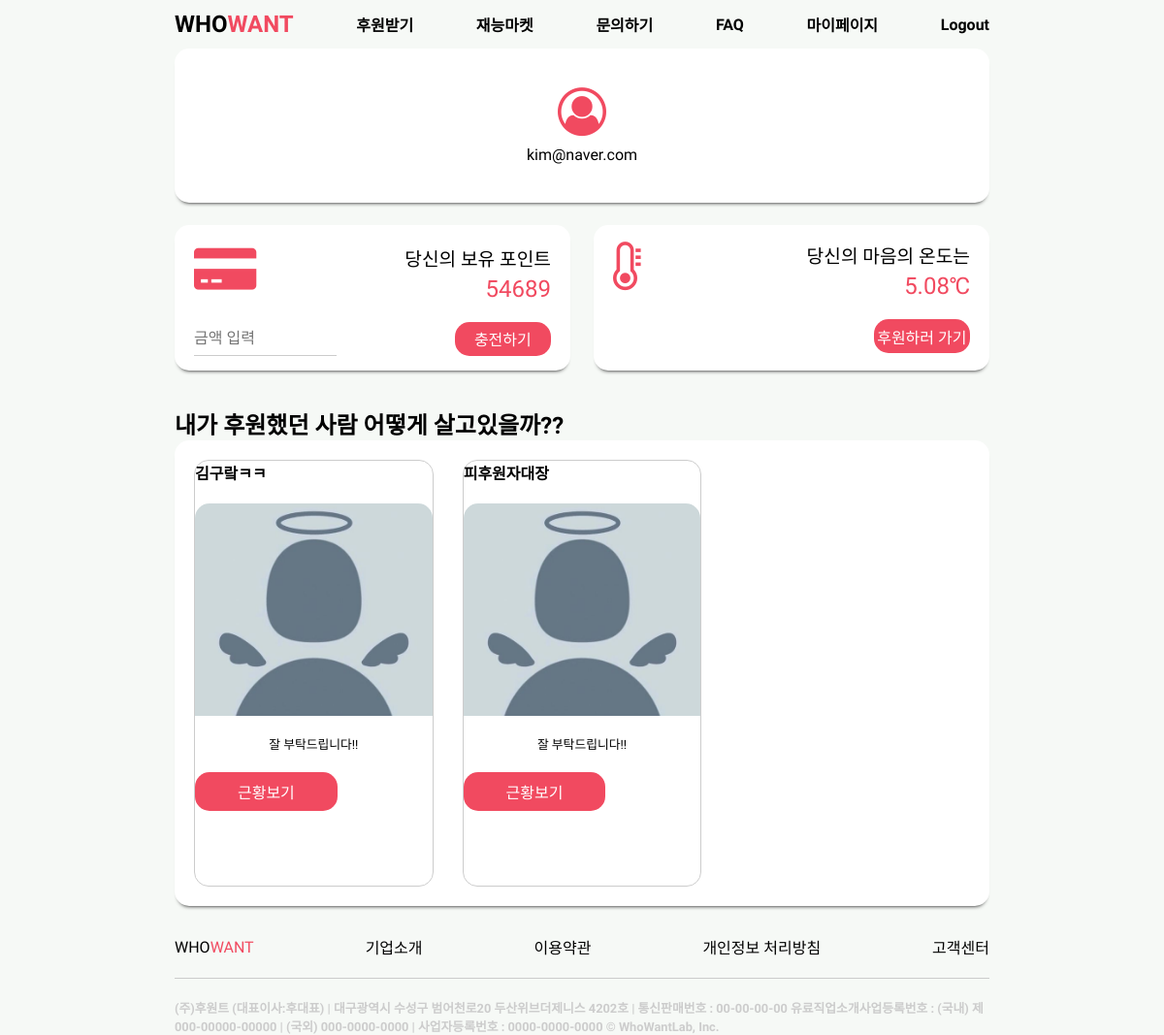
The page /mypage (signed in) on the database its author committed.
### user_info/models.py (models this page shows, shortened)
class CustomUser(AbstractUser):
    username = None
    email = models.EmailField(_('email address'), unique=True)
    USERNAME_FIELD = 'email'
    REQUIRED_FIELDS = []
    objects = CustomUserManager()
    def __str__(self):
        return self.email

class UserInfo(models.Model):
    user_nickname = models.CharField(null=True, max_length=10)
    user_email = models.CharField(null=True, max_length = 30)
    user_phone = models.CharField(null=True, max_length = 30)
    user_image = models.ImageField(upload_to='userinfo/', default="static/profileimage.jpg")
    user_name = models.CharField(null=True, max_length = 20)
    user_account_name = models.CharField(null=True, max_length = 20)
    user_account = models.CharField(null=True, max_length = 30)
    user_totalcash = models.IntegerField(null=True, default=0)
    user_description = models.TextField(default="잘 부탁드립니다!!")
    user_totaldonate = models.IntegerField(default=0, null=True)
    cash = models.IntegerField(null=True, default=0)
    qua = models.CharField(null=True, max_length = 30, blank=True)

### user_info/views.py (the view, shortened to what this page needs)
# urls.py: path('mypage', views.mypage, name = 'mypage'),
def mypage(request):
    if not request.user.is_authenticated:
        msg = "Do Login"
        return render(request, "mypage.html", {'msg':msg})
    user = CustomUser.objects.get(email=request.user.email)
    userinfo = UserInfo.objects.get(user_email=user)
    my_donate_relation = whodonate.objects.filter(whogivemoney=request.user.email)
    mdr = my_donate_relation.values_list('whogetmoney', flat=True).distinct()
    my_receiver = []
    msg = ""
    for m in mdr:
        my_receiver.append(UserInfo.objects.get(user_email=m))
    if userinfo.qua == "yes":
        return redirect('user_info:sponserpage')
    return render(request, 'mypage.html', {"money" : userinfo.cash,"success":msg ,'receivers':my_receiver ,"temperature" : str(round(0.1 * (userinfo.user_totaldonate / 1000),2))})

### user_info/templates/mypage.html (shortened to what this page needs)
<!doctype html>
{% load static %}
<html lang="kor">
<head>
    <link rel="stylesheet" type="text/css" href="{% static 'mypage.css' %}">
    <link rel="stylesheet" href="https://maxcdn.bootstrapcdn.com/font-awesome/4.7.0/css/font-awesome.min.css">
    <link rel="stylesheet" href="https://unpkg.com/swiper/swiper-bundle.min.css"/>
</head>
<body>
<div class="header">
    <ul>
        <li><a href="{% url 'user_info:home' %}" class="logo">WHO<span>WANT</span></a></li>
        <li><a href="{% url 'list:helpWrite' %}" class="navItem">후원받기</a></li>
        <li><a href="{% url 'market:market_view' %}" class="navItem">재능마켓</a></li>
        <li><a href="{% url 'inquiry:CS' %}" class="navItem">문의하기</a></li>
        <li><a href="{% url 'inquiry:FAQ' %}" class="navItem">FAQ</a></li>
        <li><a href="{% url 'user_info:mypage' %}" class="navItem">마이페이지</a></li>
        {% if not user.is_authenticated %}
            <li><a href="{% url 'user_info:login_view' %} " class="navItem">Login</a></li>
        {% else %}
            <li><a href="{% url 'user_info:logout_view' %}" class="navItem">Logout</a></li>
        {% endif %}
    </ul>
</div>
<div class="contentBox">
    <div class="userProfile">
        <i class="fa fa-user-circle-o" aria-hidden="true"></i>
        <h3>{{request.user.email}}</h3>
    </div>
    <div class="horizontalBox">
        <div class="pointBox">
            <div class="titleBox">
                <i class="fa fa-credit-card-alt" aria-hidden="true"></i>
                <div class="titleText">
                    <h2>당신의 보유 포인트</h2>
                    {% if money is 0 %}
                        <h3>금액이 하나도 없어요!</h3>
                    {% else %}
                        <h3>{{money}}</h3>
                    {% endif %}
                </div>
            </div>
        <form action = "{% url 'user_info:mypage' %}" method="POST" >
            <div class="inputArea">
                <input type="number" placeholder="금액 입력" name = "mine" class="pointInput">
                <button input="submit">충전하기</button>
            </div>
        </form>
        </div>
        <div class="tempBox">
            <div class="titleBox">
                <i class="fa fa-thermometer-empty" aria-hidden="true"></i>
                <div class="titleText">
                    <h2>당신의 마음의 온도는 </h2>
                    <h3>{{temperature}}℃</h3>
                </div>
            </div>
            <div class="inputArea">
                <button type="button">후원하러 가기</button>
            </div>
        </div>
    </div>
    <h2>내가 후원했던 사람 어떻게 살고있을까??</h2>
    <div class="donateList">
        <div class="swiper-container mySwiper">
            <div class="swiper-wrapper">
            {% for receiver in receivers %}
                <div class="swiper-slide">
                    <h2>{{receiver.user_nickname}}</h2>
                    <img src="{{receiver.user_image.url}}">
                    <h3>{{receiver.user_description}}</h3>
                    <button type="button" onclick="location.href = '{% url 'user_info:recentView' receiver.user_email %}'">근황보기</button>
                </div>
            {% endfor %}
            </div>
        </div>
    </div>
</div>
<div class="footer">
    <ul>
        <li><a href="#" class="logo">WHO<span>WANT</span></a></li>
        <li><a href="#" class="navItem">기업소개</a></li>
        <li><a href="#" class="navItem">이용약관</a></li>
        <li><a href="#" class="navItem">개인정보 처리방침</a></li>
        <li><a href="#" class="navItem">고객센터</a></li>
    </ul>
    <span class="line"></span>
    <h2>(주)후원트 (대표이사:후대표) | 대구광역시 수성구 범어천로20 두산위브더제니스 4202호 | 통신판매번호 : 00-00-00-00
        유료직업소개사업등록번호 : (국내) 제000-00000-00000 | (국외) 000-0000-0000 | 사업자등록번호 : 0000-0000-0000
        © WhoWantLab, Inc.</h2>
</div>
</body>

### static/mypage.css (style rules this page uses)
* { padding: 0; margin: 0; box-sizing: border-box; font-family: 'Nanum Gothic', sans-serif; }
body { display: flex; flex-direction: column; align-items: center; min-height: 100vh; width: 100vw; background: #f6f9f6; }
.header { width: 70vw; height: 50px; }
.header ul { width: 100%; height: 100%; list-style: none; display: flex; justify-content: space-between; align-items: center; }
.header ul li a { text-decoration: none; color: black; }
.header .logo { font-size: 1.5em; font-weight: 800; }
.header ul li a span { color: #f14a60; }
.header .navItem { font-size: 1em; font-weight: 700; }
.userProfile { width: 70vw; height: 159px; display: flex; flex-direction: column; padding: 20px; background: white; border-radius: 15px; align-items: center; justify-content: center; box-shadow: 0 4px 4px -4px black; margin-bottom: 30px; }
i { margin: 0 0 10px 0 !important; }
i::before { color: #f14a60; font-size: 50px; }
.userProfile h3 { font-size: 1em; font-weight: 400; }
.horizontalBox { width: 70vw; height: 150px; display: flex; flex-direction: row; justify-content: space-between; align-items: center; margin-bottom: 30px; }
.pointBox { width: 34vw; height: 100%; display: flex; flex-direction: column; padding: 20px; background: white; border-radius: 15px; align-items: center; box-shadow: 0 4px 4px -4px black; margin-bottom: 15px; }
.titleBox { width: 100%; display: flex; flex-direction: row; justify-content: space-between; }
i { margin: 0 20px 0 0; }
.titleText { display: flex; flex-direction: column; margin-bottom: 20px; align-items: flex-end; }
.titleText h2 { font-size: 1.2em; font-weight: 400; margin-bottom: 4px; }
.titleText h3 { font-size: 1.5em; font-weight: 400; color: #f14a60; }
.pointBox .inputArea { display: flex; flex-direction: row; width: 100%; justify-content: space-between; }
.pointBox form { width: 100%; }
.tempBox .inputArea { display: flex; flex-direction: row; width: 100%; justify-content: flex-end; }
.inputArea input[type="number"] { border-bottom: #cccccc 1px solid; border-left: medium none; border-right: medium none; border-top: medium none; justify-content: center; align-items: center; font-size: 1em; width: 40%; }
.inputArea button { width: 27%; height: 35px; background: #f14a60; border-radius: 15px; border: none; color: white; font-size: 1em; font-weight: 400; }
.tempBox { width: 34vw; height: 100%; display: flex; flex-direction: column; padding: 20px; background: white; border-radius: 15px; align-items: center; justify-content: center; box-shadow: 0 4px 4px -4px black; margin-bottom: 15px; }
.donateList { width: 70vw; height: 480px; display: flex; flex-direction: column; padding: 20px; background: white; border-radius: 15px; align-items: center; box-shadow: 0 4px 4px -4px black; margin-bottom: 30px; }
.donateList h2 { font-size: 1.5em; font-weight: 400; margin-bottom: 20px; }
.swiper-container { width: 100%; height: 100%; }
.swiper-slide { width: 30%; height: 30%; border: solid 1px #cccccc; border-radius: 15px; display: flex; flex-direction: column; align-items: center; }
.swiper-slide img { width: 100%; height: 50%; border-top-left-radius: 15px; border-top-right-radius: 15px; border-bottom-left-radius: 0; border-bottom-left-radius: 0; object-fit: cover; margin-bottom: 15px; }
.swiper-slide h2 { font-size: 1em; font-weight: 800; }
.swiper-slide h3 { font-size: 0.8em; font-weight: 400; margin-bottom: 20px; text-align: center; }
.swiper-slide button { width: 60%; height: 40px; border-radius: 15px; background: #f14a60; color: white; font-size: 1em; font-weight: 400; border: none; }
.footer { width: 70vw; height: 100px; }
.footer .line { display: block; width: 100%; border-top: 1px solid #ccc; margin: 20px 0 20px 0; }
.footer ul { width: 100%; list-style: none; display: flex; justify-content: space-between; align-items: center; }
.footer ul li a { text-decoration: none; color: black; }
.footer .logo { font-size: 1em; font-weight: 400; }
.footer ul li a span { color: #f14a60; }
.footer .navItem { font-size: 1em; font-weight: 400; }
.footer h2 { color: #cccccc; font-size: 0.8em; font-width: 400; }

### rows shown on the page
CustomUser: user.email "kim@naver.com"
UserInfo: user_nickname "김구랔ㅋㅋ", user_image (picture), user_description "잘 부탁드립니다!!"
UserInfo: user_nickname "피후원자대장", user_image (picture), user_description "잘 부탁드립니다!!"

### other values the page prints
{{ money }} "54689"
{{ temperature }} "5.08"
